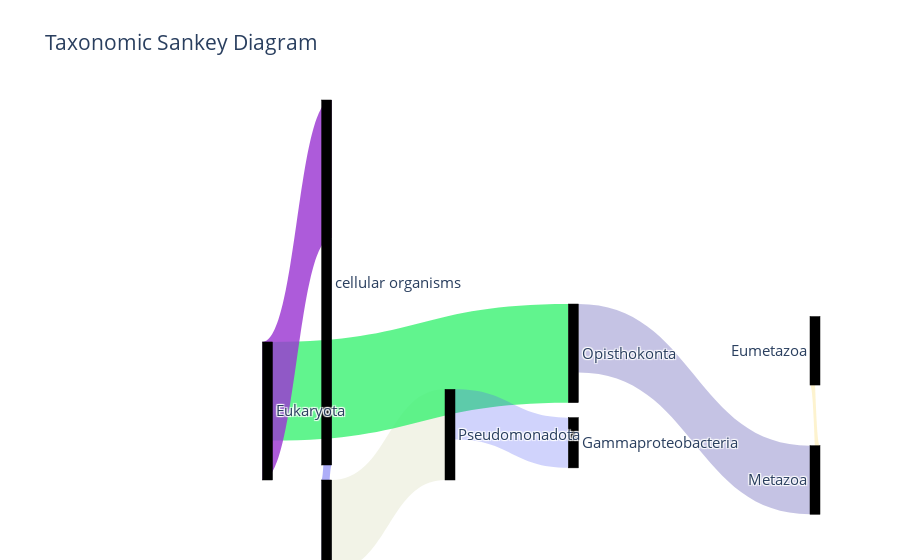

Notebook code cell kept with this figure:
### Code cell
create_sankey_diagram(hsp70,5, 10000, node_pad=15, node_thickness=10, node_label_size=15)

### Figure 1 — Plotly figure (JSON) as saved in the notebook; plotly's stock layout.template omitted (floating-point values rounded to 4 significant figures; data arrays with more than 128 entries replaced by an {"elided": "..."} marker saying what was removed)
{"data": [{"arrangement": "snap", "link": {"color": ["rgba(158, 161, 71,0.13)", "rgba(236, 196, 163,0.74)", "rgba(61, 242, 116,0.81)", "rgba(249, 219, 114,0.34)", "rgba(41, 33, 154,0.27)", "rgba(81, 93, 242,0.27)", "rgba(23, 23, 235,0.35)", "rgba(156, 56, 210,0.82)"], "source": [65, 65, 465, 187, 351, 675, 113, 113], "target": [675, 155, 351, 596, 187, 424, 65, 465], "value": [23889, 19458, 25989, 18046, 18059, 13237, 59810, 36377]}, "node": {"color": ["rgba(158, 161, 71,0.13)", "rgba(236, 196, 163,0.74)", "rgba(61, 242, 116,0.81)", "rgba(249, 219, 114,0.34)", "rgba(41, 33, 154,0.27)", "rgba(81, 93, 242,0.27)", "rgba(23, 23, 235,0.35)", "rgba(156, 56, 210,0.82)"], "label": {"elided": "695 str values"}, "line": {"color": "black", "width": 0.5}, "pad": 15, "thickness": 10, "x": [0.3333, 0.3333, 0.3333, 1, 0.6667, 0.6667, 0, 0], "y": [0.3333, 0.3333, 0.3333, 1, 0.6667, 0.6667, 0, 0]}, "type": "sankey"}], "layout": {"autosize": true, "font": {"size": 15}, "title": {"text": "Taxonomic Sankey Diagram"}}}
